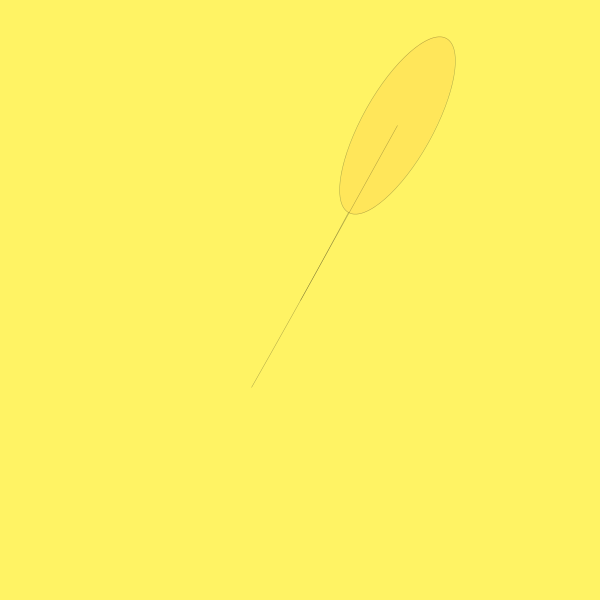
Frame 1 (no input)
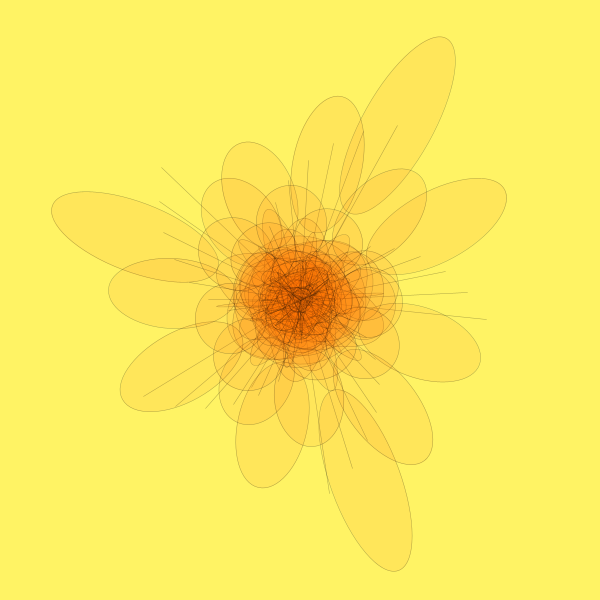
Frame 60 (the mouse pressed at the canvas centre just before this capture)
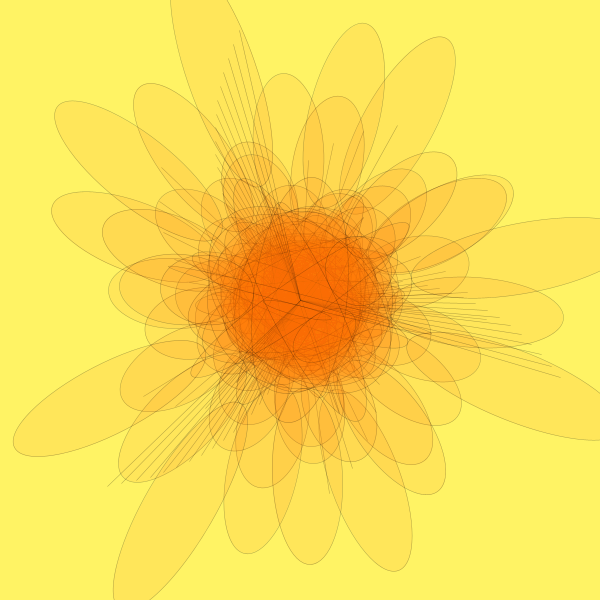
Frame 120 (the mouse held since frame 60 and released just before this capture)

The Processing sketch that drew these frames (run headless with seeded random() and noise(); from frame 60 on, the mouse is pressed at the canvas centre):

// Processing sketch: processing_109296
// ── processing_109296.pde

float x, y;
float angle = 0 ;
float r = 200;
float diff = 4;

void setup() {

  size(600, 600);
  background(#FFF364);
}

void draw() {

  x=r*cos(angle);
  y=r*sin(angle);
  
  translate(width/2,height/2); 
  rotate(r);
  
  
  fill(#FF7300,25);
  stroke(0,80);
  strokeWeight(0.5);
  ellipse(x, 0, x, 70);
  ellipse(0, 0, x, y);
  line( 0, 0, x, y);

 
  angle = angle + 0.2;
  r = r - diff ;
  
  if ( r == 0 || r == 300) {
    diff = diff * -1;
  }
  
  println(x);
  }
  
